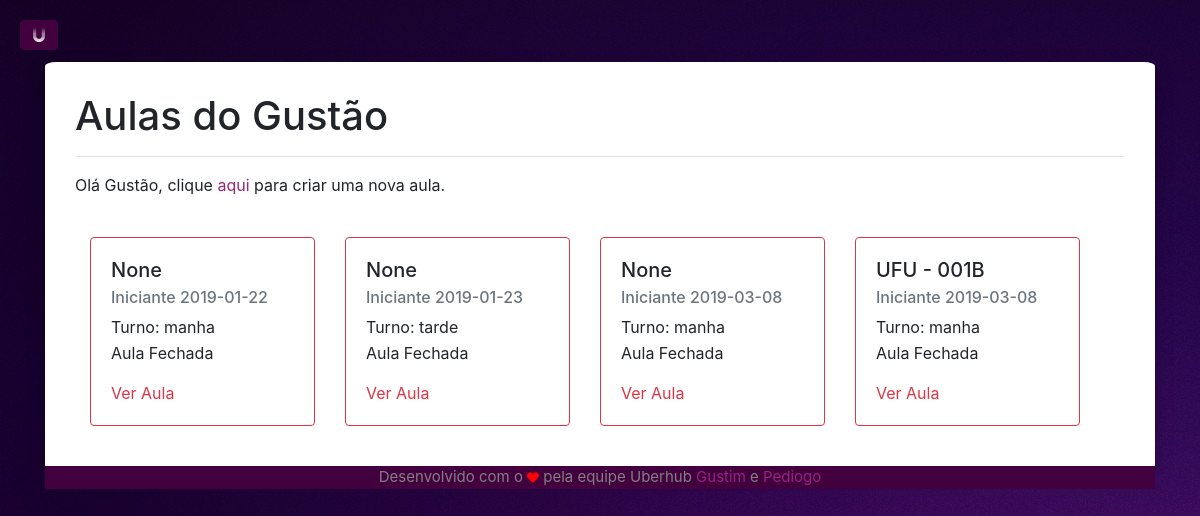
The page /minhasAulas (signed in) on the database as committed earlier.
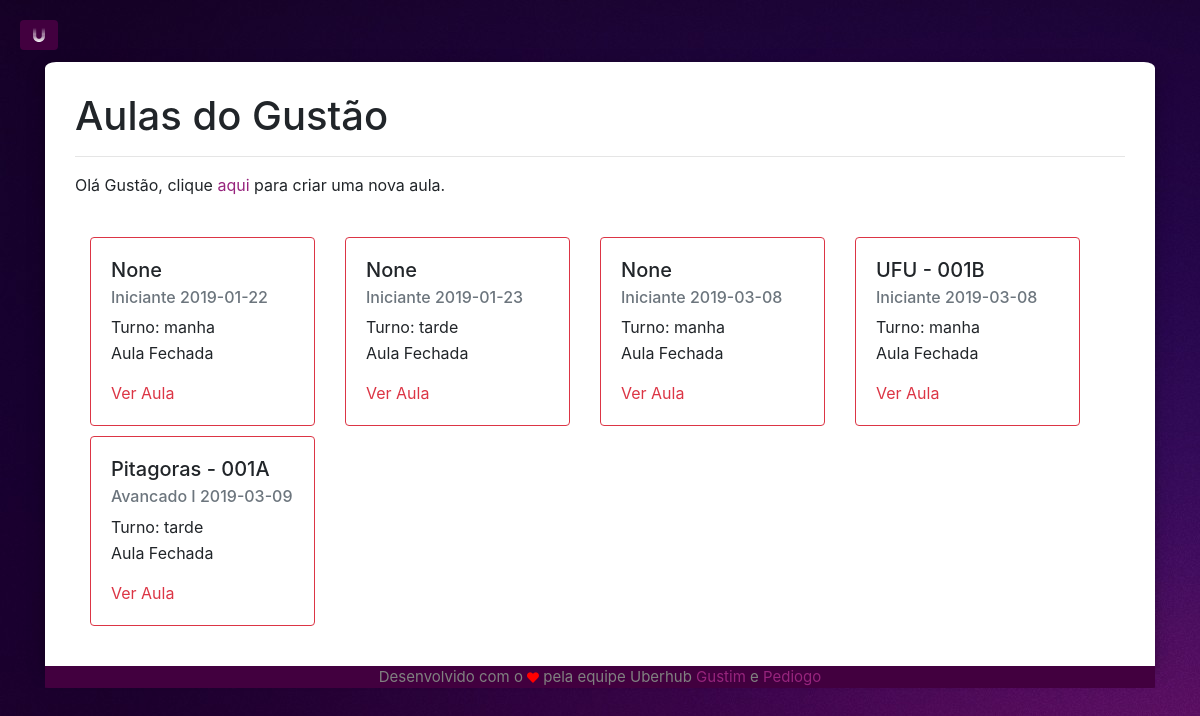
The same page on the database as committed later.
### app/models/tables.py (models this page shows, shortened)
class Professor(db.Model):
    __tablename__ = "professor"
    id       = db.Column(db.Integer, primary_key=True, autoincrement=True)
    cpf      = db.Column(db.String(11), nullable=False, unique=True)
    apelido  = db.Column(db.String(15), nullable=False, unique=True)
    email    = db.Column(db.String(50), nullable=False, unique=True)
    nome     = db.Column(db.String(50), nullable=False)
    telefone = db.Column(db.String(11))
    ID_URI   = db.Column(db.String(5), unique=True)
    senha    = db.Column(db.String(30), nullable=False)
    @property
    def is_authenticated(self):
        return True

class Aula(db.Model):
    __tablename__ = "aula"
    id       = db.Column(db.Integer, primary_key=True, autoincrement=True)
    dia      = db.Column(db.Date)
    horario  = db.Column(db.String(5), CheckConstraint('horario="manha" or horario="tarde"'), nullable=False)
    nivel    = db.Column(db.String(15), nullable=False)
    ativa    = db.Column(db.Boolean, default=False, server_default=sa.sql.expression.false(), nullable=False)
    id_prof  = db.Column(db.Integer, db.ForeignKey('professor.id'))
    sala = db.Column(db.String(30), nullable=False)
    fk_professor =  db.relationship('Professor', foreign_keys=id_prof)

### app/controllers/default.py (the view)
@app.route("/minhasAulas")
def minhasAulas():
    aulas = tables.Aula.query.filter_by(id_prof=current_user.id)
    return render_template('home/minhasaulas.html', aulas=aulas)

### app/controllers/default.py (called while the page is built)
@lm.user_loader
def load_user(id):
    return tables.Professor.query.filter_by(id=id).first()

### app/templates/home/minhasaulas.html (shortened to what this page needs)
{% extends 'base.html' %}
{% block body %}
<h1>Aulas do {{current_user.apelido}}</h1>
<hr>
<p>Olá {{ current_user.apelido }}, clique <a href="prof" class="ftLink">aqui</a> para criar uma nova aula.</p>
<br>
<div class="row container">
  {% for aula in aulas %}
    <div class="col-sm-3" style="margin-bottom: 10px;">
      {% if aula.ativa %}
      <div class="card border-success">
      {% else %}
      <div class="card border-danger">
      {% endif %}
        <div class="card-body">
          <h5 class="card-title">{{ aula.sala }}</h5>
          <h6 class="card-subtitle mb-2 text-muted">{{ aula.nivel }} {{ aula.dia }}</h6>
          <p class="card-text" style="margin-bottom:2px;">Turno: {{ aula.horario }}</p>
          {% if aula.ativa %}
          <p class="card-text" style="martgin-top:0px;">Aula Aberta</p>
          <a href="{{ url_for('lista', id_aula=aula.id) }}" class="card-link text-success">Ver Aula</a>
          {% else %}
          <p class="card-text" style="martgin-top:0px;">Aula Fechada</p>
          <a href="{{ url_for('lista', id_aula=aula.id) }}" class="card-link text-danger">Ver Aula</a>
          {% endif %}
        </div>
      </div>
    </div>
  {% endfor %}
</div>
{% endblock %}

### app/templates/base.html (shortened to what this page needs)
<!DOCTYPE html>
<html lang="en" dir="ltr">
  <head>
    <link rel="stylesheet" href="https://stackpath.bootstrapcdn.com/bootstrap/4.1.3/css/bootstrap.min.css">
    <link rel="stylesheet" href="{{ url_for('static', filename='home/simple-sidebar.css') }}" rel="stylesheet">
    <link rel="stylesheet" href="https://use.fontawesome.com/releases/v5.6.1/css/all.css">
    <link rel="stylesheet" href="https://formden.com/static/cdn/bootstrap-iso.css" />
  </head>
  <body class="bg">
    <div id="wrapper">
        <div id="page-content-wrapper" class="">
                <button href="#menu-toggle" class="btn fab fa-uniregistry" id="menu-toggle"></button>
        </div>
        <div class="container">
          <div class="container" id="logmain">
          {% block body %}
          {% endblock %}
          </div>
          <footer class="thin">
            <div class="container">
              <p>Desenvolvido com o <i class="fas fa-heart"></i> pela equipe Uberhub <a href="https://github.com/augusto-moraes" class="ftLink" target="_blank">Gustim</a> e <a href="https://github.com/pedrodiogo219" class="ftLink" target="_blank">Pediogo</a></p>
            </div>
          </footer>
        </div>
    </div>
    <link rel="stylesheet" href="https://cdnjs.cloudflare.com/ajax/libs/bootstrap-datepicker/1.4.1/css/bootstrap-datepicker3.css"/>
  </body>
</html>

### app/static/home/simple-sidebar.css (style rules this page uses)
body.bg { overflow-x: hidden; background-image: url(../img/bg.jpg); background-color: #E6E6FA; background-repeat: no-repeat; background-attachment: fixed; }
#wrapper { padding-left: 0; -webkit-transition: all 0.5s ease; -moz-transition: all 0.5s ease; -o-transition: all 0.5s ease; transition: all 0.5s ease; }
#page-content-wrapper { width: 100%; position: absolute; padding: 15px; }
@media (min-width:768px) { #wrapper { padding-left: 0; } }
@media (min-width:768px) { #page-content-wrapper { padding: 20px; position: relative; } }
#menu-toggle { position: fixed; left: -2; }
html { scroll-behavior: smooth; }
#logmain { background-color: white; margin-top: 2%; padding: 30px; border-radius: 1.0001%; border-bottom-left-radius: 0; border-bottom-right-radius: 0; box-shadow: 0 4px 8px 0 rgba(0, 0, 0, 0.2), 0 6px 20px 0 rgba(0, 0, 0, 0.19); }
.btn { background-color: #42003f; color: white; }
footer.thin { background-color: #42003f; color: grey; text-align: center; bottom: 0; font-size: 15px; border-bottom-left-radius: 1.0001%; border-bottom-right-radius: 1.0001%; }
.fa-heart { font-size: 11.9px; color: red; }
.ftLink { color: #97247d; }

Rows that differ between the two databases and show on the page:
added Aula: sala "Pitagoras - 001A", nivel "Avancado I", dia "2019-03-09", horario "tarde"
